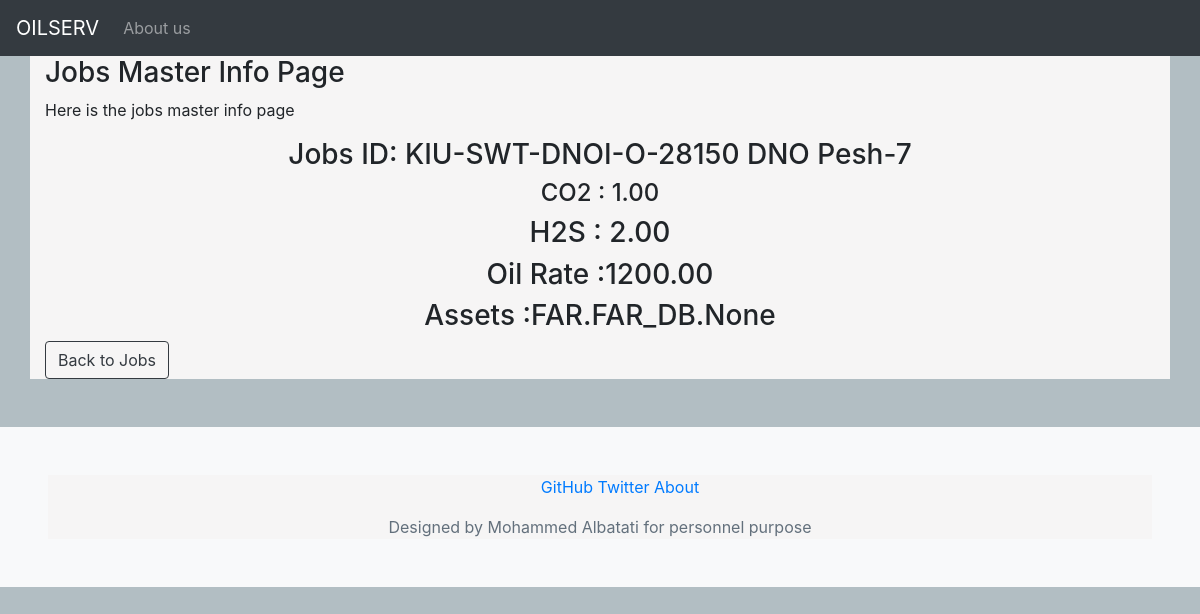
The app's page /Jobs/jobs/master_info/3 with its own data.
### Jobs/models.py (models this page shows, shortened)
class JobMasterInfo(models.Model):
    job = models.ForeignKey(JobsDB,null=True, on_delete=models.CASCADE)
    assets = models.ManyToManyField(FAR_DB,null=True )
    h2s = models.DecimalField(max_digits=3,decimal_places=2,blank=True)
    co2 = models.DecimalField(max_digits=3,decimal_places=2,blank=True)
    oilRate = models.DecimalField(max_digits=10,decimal_places=2,blank=True)
    gasRate = models.DecimalField(max_digits=10,decimal_places=3,blank=True)
    description = models.CharField(max_length= 800, blank=True)
    class Meta:
        ordering = ['job']

class JobsDB(models.Model):
    JOBID = models.CharField(max_length = 20 ,unique=True,blank=False)
    client = models.CharField(max_length=255,blank=False)
    field = models.CharField(max_length=255,blank=True, null=True)
    well = models.CharField(max_length=255,blank=False, null=True)
    country = models.CharField(max_length=255,blank=False,default='Iraq')
    BU = models.CharField(max_length= 3, default='KIU', null=True, blank=True)
    BL = models.CharField(max_length= 3, default='SWT', null=True, blank=True)
    description = models.CharField(max_length= 800, blank=True, null=True)
    isContract = models.BooleanField(default=True, null=True, blank=True)
    startDate = models.DateField(null=True, blank=True)
    endDate = models.DateField(blank=True,null=True)
    image = models.ImageField(null=True, blank=True)
    updated = models.DateTimeField(auto_now_add=True,blank=True)
    created = models.DateTimeField(auto_now_add=True, blank=True)
    def __str__(self):
        return '%s %s %s'% (self.JOBID, self.client, self.well)
    class Meta:
        ordering = ['client']

### Jobs/views.py (the view)
# urls.py: path('jobs/master_info/<int:pk>', views.JobsMasterInfoView.as_view(), name='jobs_master_info'),
class JobsMasterInfoView(DetailView):
    queryset = JobMasterInfo.objects.all()
    context_object_name = 'jobs_master_info'
    template_name = 'Jobs/jobs_master_info.html'

### Jobs/templates/Jobs/jobs_master_info.html
{% extends 'base.html' %}
{% load humanize %}
{% block body_block %}
<h3>Jobs Master Info Page</h3>
<p>Here is the jobs master info page</p>
<div class=conainer align='middle'>
	<h3>Jobs ID: {{ jobs_master_info.job }}</h3>
	<h4>CO2 : {{ jobs_master_info.co2	}}</h4>
	<h3>H2S :  {{ jobs_master_info.h2s	}}</h3>
	<h3>Oil Rate :{{ jobs_master_info.oilRate	}}</h3>
	<h3>Assets :{{ jobs_master_info.assets	}}</h3>
</div>
	<a class="btn btn-outline-dark" href="{% url 'jobs'  %}">Back to Jobs</a>
{% endblock %}

### static/css/style.css (style rules this page uses)
body { background-color: #b2bec3; }

### records on screen
JobMasterInfo: job "KIU-SWT-DNOI-O-28150 DNO Pesh-7", co2 "1.00", h2s "2.00", oilRate "1200.00", assets "FAR.FAR_DB.None"
